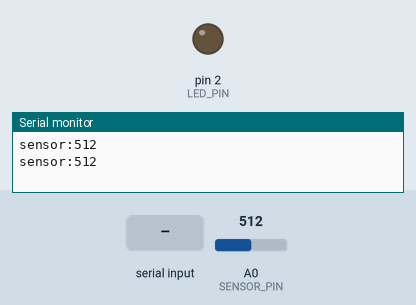
Simulated run of this sketch. Board: Arduino Uno, built with avr-gcc and run on an emulated ATmega328P. On the bench: output pins drawn as LEDs (lit = HIGH), the last lines printed to the serial monitor. The test bench sets the inputs (shaded band); at power-on: A0 (SENSOR_PIN) = 512.

Above: at 1.2 s.
1.3 s: "led_on\n" received over Serial
At 2.5 s:
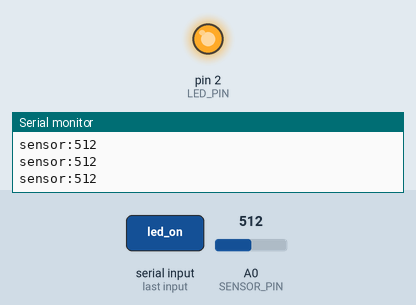
2.8 s: "led_off\n" received over Serial
At 3.7 s:
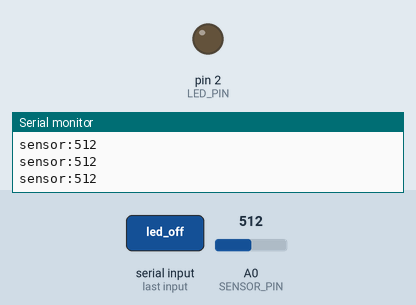
Timing chart, 0 to 5.8 s (numbered marks = the images above; inputs shaded):
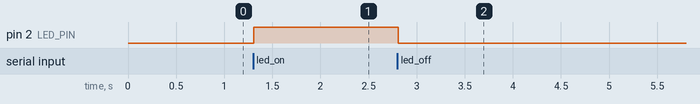

Measured:
- after the input at 1.3 s, pin 2 (LED_PIN): LOW → HIGH at once
- after the input at 2.8 s, pin 2 (LED_PIN): HIGH → LOW at once

The sketch:

hardware-sketch.ino
```cpp
// Serieel protocol: sensor:<waarde> van Arduino naar Node en led_on/off terug.
const byte LED_PIN = 2;
const byte SENSOR_PIN = A0;
const unsigned long SENSOR_INTERVAL = 500;

unsigned long previousSensorRead = 0;

void setup() {
  // Start met de externe LED op pin 2 uit en stem de baudrate af op Node.
  pinMode(LED_PIN, OUTPUT);
  digitalWrite(LED_PIN, LOW);
  Serial.begin(9600);
  Serial.setTimeout(50);
}

void loop() {
  const unsigned long now = millis();

  // Gebruik millis() zodat sensormetingen de seriële commandoverdracht niet blokkeren.
  if (now - previousSensorRead >= SENSOR_INTERVAL) {
    previousSensorRead = now;
    const int sensorValue = analogRead(SENSOR_PIN);
    Serial.print("sensor:");
    Serial.println(sensorValue);
  }

  if (Serial.available() > 0) {
    // Lees één volledig commando per regel en wijzig alleen de LED op pin 2.
    String command = Serial.readStringUntil('\n');
    command.trim();

    if (command == "led_on") {
      digitalWrite(LED_PIN, HIGH);
    } else if (command == "led_off") {
      digitalWrite(LED_PIN, LOW);
    }
  }
}
```
